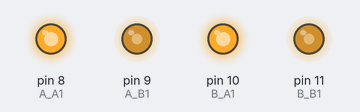
Bench run of a sketch on a simulated Arduino Uno, built with avr-gcc and run on an emulated ATmega328P. Parts: output pins drawn as LEDs (lit = HIGH).

Above: at 0.05 s.
At 7.95 s:
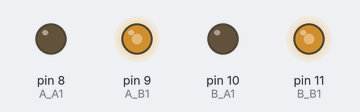
Timing chart, 0 to 9.2 s (numbered marks = the images above):
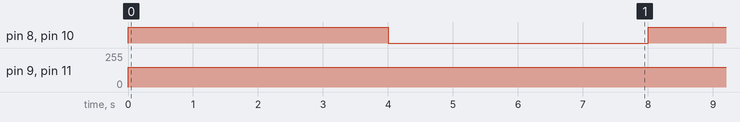

Measured:
- by itself, pin 8 (A_A1), pin 10 (B_A1): alternates HIGH for 4.0 s and LOW for 4.0 s
- by itself, pin 9 (A_B1), pin 11 (B_B1): 0/255 → 150/255 at 0.00 s

The sketch:

sketch_oct25a.ino
```cpp
#define A_A1 8
#define A_B1 9
#define B_A1 10
#define B_B1 11
#define Speed 150
void setup() {
  // put your setup code here, to run once:
  pinMode(A_A1,OUTPUT);
  pinMode(A_B1,OUTPUT);
  pinMode(B_A1,OUTPUT);
  pinMode(B_B1,OUTPUT);
  digitalWrite(A_A1,LOW);
  digitalWrite(A_B1,LOW);
  digitalWrite(B_A1,LOW);
  digitalWrite(B_B1,LOW);
}

void loop() {
  // put your main code here, to run repeatedly:
  digitalWrite(A_A1,HIGH);
  analogWrite(A_B1,Speed);
  digitalWrite(B_A1,HIGH);
  analogWrite(B_B1,Speed);
  delay(4000);
  digitalWrite(A_A1,LOW);
  analogWrite(A_B1,Speed);
  digitalWrite(B_A1,LOW);
  analogWrite(B_B1,Speed);
  delay(4000);
}
```
